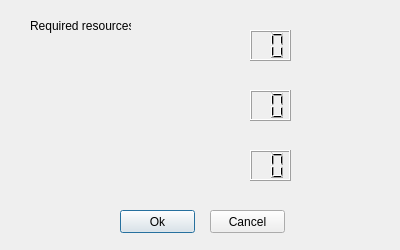
<?xml version="1.0" encoding="UTF-8"?>
<ui version="4.0">
 <class>reqRes</class>
 <widget class="QDialog" name="reqRes">
  <property name="geometry">
   <rect>
    <x>0</x>
    <y>0</y>
    <width>400</width>
    <height>250</height>
   </rect>
  </property>
  <property name="sizePolicy">
   <sizepolicy hsizetype="Fixed" vsizetype="Fixed">
    <horstretch>0</horstretch>
    <verstretch>0</verstretch>
   </sizepolicy>
  </property>
  <property name="minimumSize">
   <size>
    <width>400</width>
    <height>250</height>
   </size>
  </property>
  <property name="maximumSize">
   <size>
    <width>400</width>
    <height>250</height>
   </size>
  </property>
  <property name="windowTitle">
   <string>Required resources</string>
  </property>
  <widget class="QLabel" name="label">
   <property name="geometry">
    <rect>
     <x>30</x>
     <y>10</y>
     <width>101</width>
     <height>31</height>
    </rect>
   </property>
   <property name="text">
    <string>Required resources:</string>
   </property>
  </widget>
  <widget class="QLabel" name="label_2">
   <property name="geometry">
    <rect>
     <x>170</x>
     <y>20</y>
     <width>51</width>
     <height>41</height>
    </rect>
   </property>
   <property name="text">
    <string/>
   </property>
   <property name="pixmap">
    <pixmap resource="images.qrc">:/images/wood.png</pixmap>
   </property>
   <property name="scaledContents">
    <bool>true</bool>
   </property>
  </widget>
  <widget class="QLabel" name="label_4">
   <property name="geometry">
    <rect>
     <x>170</x>
     <y>80</y>
     <width>51</width>
     <height>41</height>
    </rect>
   </property>
   <property name="text">
    <string/>
   </property>
   <property name="pixmap">
    <pixmap resource="images.qrc">:/images/steel.png</pixmap>
   </property>
   <property name="scaledContents">
    <bool>true</bool>
   </property>
  </widget>
  <widget class="QLabel" name="label_6">
   <property name="geometry">
    <rect>
     <x>170</x>
     <y>140</y>
     <width>51</width>
     <height>41</height>
    </rect>
   </property>
   <property name="text">
    <string/>
   </property>
   <property name="pixmap">
    <pixmap resource="images.qrc">:/images/instrument.png</pixmap>
   </property>
   <property name="scaledContents">
    <bool>true</bool>
   </property>
  </widget>
  <widget class="QLCDNumber" name="lcdNumber">
   <property name="geometry">
    <rect>
     <x>250</x>
     <y>30</y>
     <width>41</width>
     <height>31</height>
    </rect>
   </property>
   <property name="smallDecimalPoint">
    <bool>false</bool>
   </property>
   <property name="numDigits">
    <number>2</number>
   </property>
   <property name="digitCount">
    <number>2</number>
   </property>
   <property name="segmentStyle">
    <enum>QLCDNumber::Filled</enum>
   </property>
   <property name="value" stdset="0">
    <double>0.000000000000000</double>
   </property>
   <property name="intValue" stdset="0">
    <number>0</number>
   </property>
  </widget>
  <widget class="QLCDNumber" name="lcdNumber_2">
   <property name="geometry">
    <rect>
     <x>250</x>
     <y>90</y>
     <width>41</width>
     <height>31</height>
    </rect>
   </property>
   <property name="smallDecimalPoint">
    <bool>false</bool>
   </property>
   <property name="numDigits">
    <number>2</number>
   </property>
   <property name="digitCount">
    <number>2</number>
   </property>
   <property name="segmentStyle">
    <enum>QLCDNumber::Filled</enum>
   </property>
  </widget>
  <widget class="QLCDNumber" name="lcdNumber_3">
   <property name="geometry">
    <rect>
     <x>250</x>
     <y>150</y>
     <width>41</width>
     <height>31</height>
    </rect>
   </property>
   <property name="smallDecimalPoint">
    <bool>false</bool>
   </property>
   <property name="numDigits">
    <number>2</number>
   </property>
   <property name="digitCount">
    <number>2</number>
   </property>
   <property name="segmentStyle">
    <enum>QLCDNumber::Filled</enum>
   </property>
  </widget>
  <widget class="QPushButton" name="ok">
   <property name="geometry">
    <rect>
     <x>120</x>
     <y>210</y>
     <width>75</width>
     <height>23</height>
    </rect>
   </property>
   <property name="text">
    <string>Ok</string>
   </property>
  </widget>
  <widget class="QPushButton" name="cancel">
   <property name="geometry">
    <rect>
     <x>210</x>
     <y>210</y>
     <width>75</width>
     <height>23</height>
    </rect>
   </property>
   <property name="text">
    <string>Cancel</string>
   </property>
  </widget>
 </widget>
 <resources>
  <include location="images.qrc"/>
 </resources>
 <connections>
  <connection>
   <sender>ok</sender>
   <signal>clicked()</signal>
   <receiver>reqRes</receiver>
   <slot>accept()</slot>
   <hints>
    <hint type="sourcelabel">
     <x>157</x>
     <y>221</y>
    </hint>
    <hint type="destinationlabel">
     <x>199</x>
     <y>124</y>
    </hint>
   </hints>
  </connection>
  <connection>
   <sender>cancel</sender>
   <signal>clicked()</signal>
   <receiver>reqRes</receiver>
   <slot>reject()</slot>
   <hints>
    <hint type="sourcelabel">
     <x>247</x>
     <y>221</y>
    </hint>
    <hint type="destinationlabel">
     <x>199</x>
     <y>124</y>
    </hint>
   </hints>
  </connection>
 </connections>
</ui>
